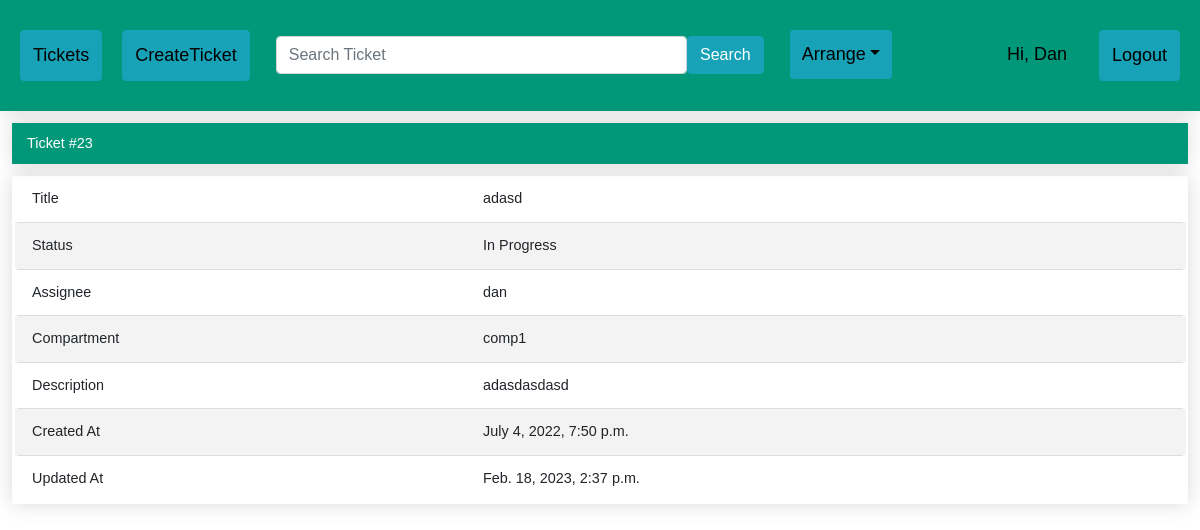
The page /ticket/23 (signed in) on the database as committed earlier.
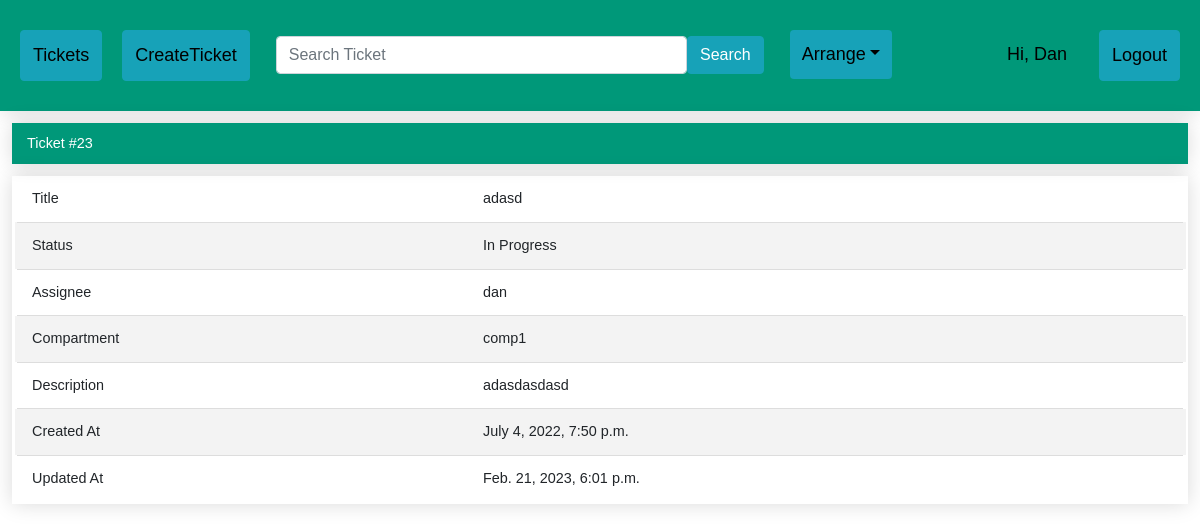
The same page on the database as committed later.
### ticketApp/models.py (models this page shows)
class Ticket(models.Model):
	title = models.CharField(max_length=100)
	assignee = models.ForeignKey(User, null=True, blank=True, on_delete=models.CASCADE)
	status = models.CharField(max_length=25, choices=TicketStatus.choices, default=TicketStatus.TO_DO)
	compartment = models.CharField(max_length=25, choices=Compartiment.choices, default=None, null=False, blank=False)
	description = models.TextField()
	created_at = models.DateTimeField('created at', auto_now_add=True)
	updated_at = models.DateTimeField('updated at', auto_now=True)
	active = models.BooleanField(default=1)

### ticketApp/views.py (the view)
# urls.py: path('ticket/<int:ticket_id>', views.ticket_by_id, name='ticket_by_id'),
@login_required
def ticket_by_id(request, ticket_id):
	ticket = Ticket.objects.get(pk=ticket_id)
	if request.user == ticket.assignee or request.user.is_superuser or\
			request.user.usercreate.compartment == ticket.compartment:
		return render(request, 'ticket_by_id.html', {'ticket': ticket})
	else:
		return redirect('index')

### ticketApp/templates/ticket_by_id.html (shortened to what this page needs)
{% extends 'base.html' %}
{% block content %}
<div class="ticket">
 <table class="styled-table">
 <h2> Ticket #{{ticket.id}}</h2>
 <tbody>
  <tr>
   <td>Title</td>
   <td>{{ticket.title}}</td>
  </tr>
  <tr>
   <td>Status</td>
   <td>{{ticket.status}}</td>
  </tr>
  <tr>
   <td>Assignee</td>
   <td>{{ticket.assignee}}</td>
  </tr>
    <tr>
   <td>Compartment</td>
   <td>{{ticket.compartment}}</td>
  </tr>
  <tr>
   <td>Description</td>
   <td>{{ticket.description}}</td>
  </tr>
  <tr>
   <td>Created At</td>
   <td>{{ticket.created_at}}</td>
  </tr>
  <tr>
   <td>Updated At</td>
   <td>{{ticket.updated_at}}</td>
  </tr>
 </tbody>
 </table>
</div>
{% endblock %}

Rows that differ between the two databases and show on the page:
changed Ticket "adasd": updated_at "Feb. 18, 2023, 2:37 p.m." → "Feb. 21, 2023, 6:01 p.m."
